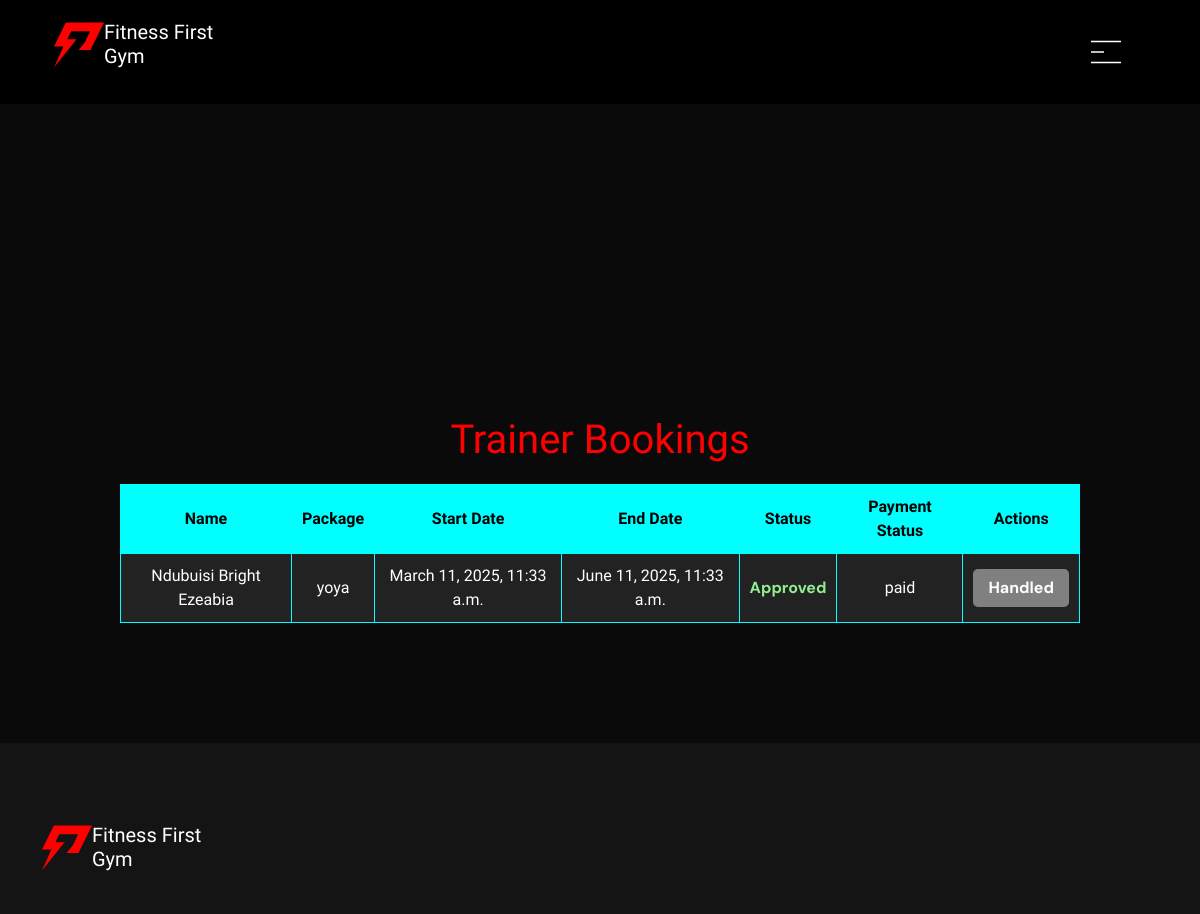
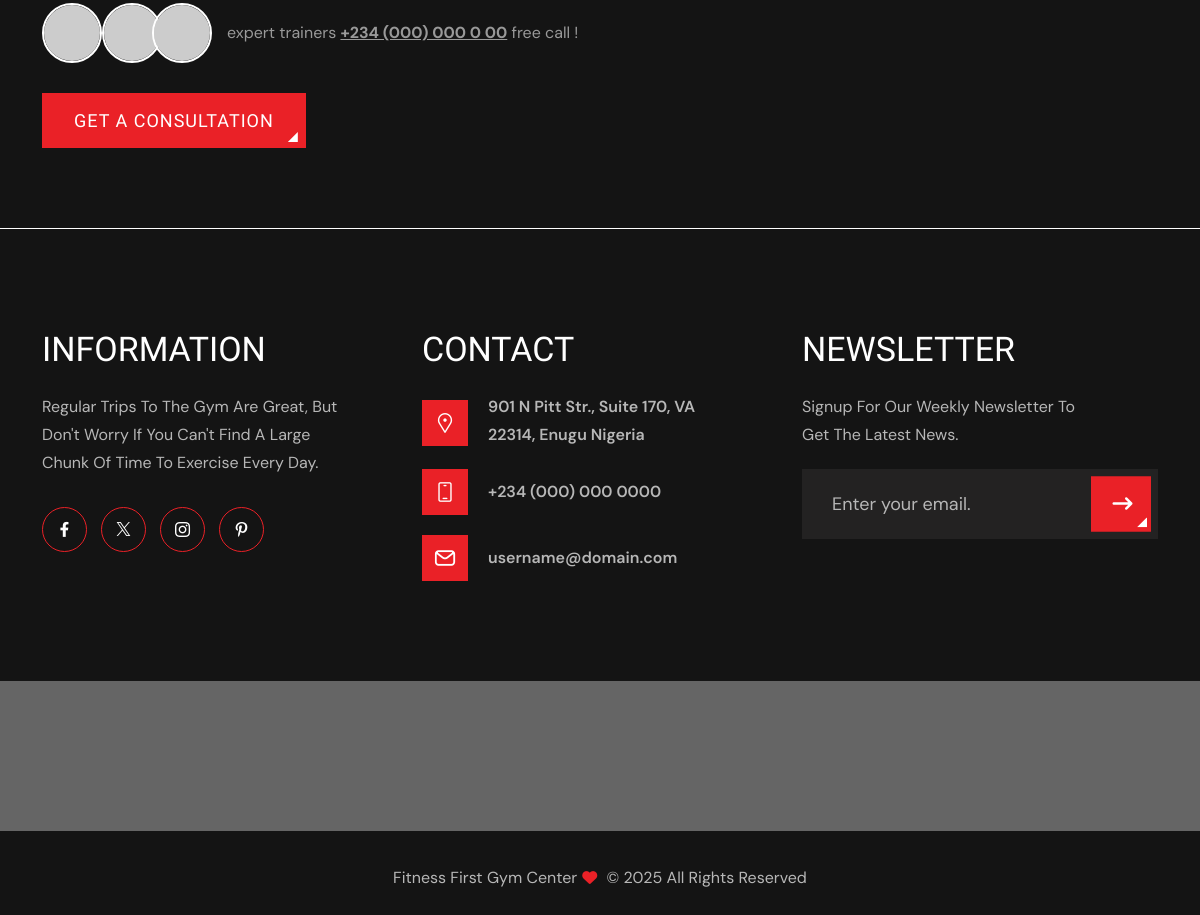
Page /trainer-bookings/ (signed in) on the committed database (2 pictures, top to bottom).
### Main/models.py (models this page shows, shortened)
class Booking(models.Model):
    user = models.ForeignKey(CustomUser, on_delete=models.CASCADE)
    package = models.ForeignKey(Package, on_delete=models.CASCADE)
    booking_date = models.DateTimeField(default=now)
    start_date = models.DateTimeField()
    end_date = models.DateTimeField(blank=True, null=True)  # Auto-calculated later
    status = models.CharField(
        max_length=50,
        choices=[('pending', 'Pending'), ('confirmed', 'Confirmed'), ('cancelled', 'Cancelled')],
        default='pending'
    )
    payment_status = models.CharField(
        max_length=50,
        choices=[('pending', 'Pending'), ('paid', 'Paid')],
        default='pending'
    )

class CustomUser(AbstractBaseUser, PermissionsMixin):
    email = models.EmailField(unique=True)
    username = models.CharField(max_length=255)
    full_name = models.CharField(max_length=255, blank=True, null=True, default="User")
    profile_photo = models.ImageField(upload_to='profile_photos/', blank=True, null=True, default="profile_photos/default.jpg")
    is_active = models.BooleanField(default=True)
    is_staff = models.BooleanField(default=False)
    is_superuser = models.BooleanField(default=False)
    date_joined = models.DateTimeField(auto_now_add=True)
    is_admin = models.BooleanField(default=False)
    objects = CustomUserManager()
    USERNAME_FIELD = 'email'
    REQUIRED_FIELDS = ['username']

class Package(models.Model):
    category = models.ForeignKey(Category, on_delete=models.CASCADE)
    package_type = models.ForeignKey(PackageType, on_delete=models.CASCADE)
    name = models.CharField(max_length=255)
    trainer = models.ForeignKey('Trainer', on_delete=models.CASCADE, related_name='packages', null=True, blank=True)
    price = models.DecimalField(max_digits=10, decimal_places=2)
    duration = models.PositiveIntegerField()
    description = models.TextField()
    available = models.BooleanField(default=True)

### Main/views.py (the view)
# urls.py: path('trainer-bookings/', views.trainer_bookings, name='trainer_bookings'),
@login_required
def trainer_bookings(request):
    if not hasattr(request.user, 'trainer') or request.user.trainer is None:
        return redirect('profile')  # Redirects only non-trainers
    trainer_packages = Package.objects.filter(trainer=request.user.trainer)  # Use `request.user.trainer`
    bookings = Booking.objects.filter(package__in=trainer_packages).order_by('-booking_date')
    return render(request, 'Main/trainer_bookings.html', {'bookings': bookings})

### Main/templates/main/trainer_bookings.html (shortened to what this page needs)
{% extends 'base.html' %}
{% block content %}
{% load static %}
<br>
<br>
<br>
<br>
<br>
<br>
<br>
<br>
<div class=" ">
    <div class="row d-flex-all justify-content-center ">
        <div class="col-12">
            <br>
            <br>
            <br>
            <br>
            <br>
            <h1 class="h1 text-red-700">Trainer Bookings</h1>
            {% if bookings %}
            <table class="tablee">
                <tr class="tr active">
                    <th>Name</th>
                    <th>Package</th>
                    <th>Start Date</th>
                    <th>End Date</th>
                    <th>Status</th>
                    <th>Payment Status</th>
                    <th>Actions</th>
                </tr>
                {% for booking in bookings %}
                <tr>
                    <td>{{ booking.user.full_name }}</td>
                    <td>{{ booking.package.name }}</td>
                    <td>{{ booking.start_date }}</td>
                    <td>{{ booking.end_date }}</td>
                    <td>
                        {% if booking.status == "confirmed" %}
                        <span class="status-approved">Approved</span>
                        {% elif booking.status == "cancelled" %}
                        <span class="status-rejected">Rejected</span>
                        {% else %}
                        <span class="status-pending">Pending</span>
                        {% endif %}
                    </td>
                    <td>{{ booking.payment_status }}</td>
                    <td>
                        {% if booking.status == "pending" %}
                        <a href="{% url 'approve_booking' booking.id %}" class="btn approve">Approve</a>
                        <a href="{% url 'reject_booking' booking.id %}" class="btn reject">Reject</a>
                        {% else %}
                        <span class="disabled">Handled</span>
                        {% endif %}
                    </td>
                </tr>
                {% endfor %}
            </table>
            <br>
            <br>
            <br>
            <br>
            <br>
            {% endif %}
        </div>
    </div>
</div>
{% endblock %}

### static/css/style-dark.css (style rules this page uses)
body.light-d section.gap.no-top.about-style-one, body.light-d .team-style-two, body.light-d .blog-style-three, body.light-d .about-first, body.light-d .about-key-benefits, body.light-d .cart, body.light-d .checkout.detail-page, body.light-d .contact-form-2, body.light-d .about-style-one, body.light-d .no-top.core-values, body.light-d .innovation, body.light-d .history.detail-page, body.light-d .login-register, body.light-d .detail-page, body.light-d .project-detail-slider, body.light-d .construction-services, body.light-d .service-style-one, body.light-d { background-color: #0a0a0a; z-index: 0; }

### Main/templates/main/trainer_bookings.html (style rules this page uses)
body { background-color: black; color: white; font-family: Arial, sans-serif; }
h1 { text-align: center; color: red; }
table { width: 80%; margin: auto; border-collapse: collapse; background-color: #222; margin-top: 20px; }
th, td { padding: 10px; border: 1px solid aqua; text-align: center; }
th { background-color: aqua; color: black; }
.disabled { background-color: gray; color: white; cursor: not-allowed; display: inline-block; padding: 7px 15px; border-radius: 5px; font-weight: bold; }
.status-approved { color: lightgreen; font-weight: bold; }

### rows in the picture
Booking: user.full_name "Ndubuisi Bright Ezeabia", package.name "yoya", start_date "March 11, 2025, 11:33 a.m.", end_date "June 11, 2025, 11:33 a.m.", status "Approved", payment_status "paid"
